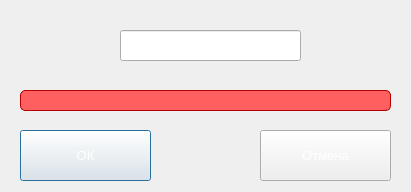
<?xml version="1.0" encoding="UTF-8"?>
<ui version="4.0">
 <class>Dialog</class>
 <widget class="QDialog" name="Dialog">
  <property name="geometry">
   <rect>
    <x>0</x>
    <y>0</y>
    <width>411</width>
    <height>192</height>
   </rect>
  </property>
  <property name="windowTitle">
   <string>Dialog</string>
  </property>
  <property name="styleSheet">
   <string notr="true"/>
  </property>
  <property name="modal">
   <bool>true</bool>
  </property>
  <widget class="QLabel" name="password_error_label">
   <property name="geometry">
    <rect>
     <x>20</x>
     <y>90</y>
     <width>371</width>
     <height>21</height>
    </rect>
   </property>
   <property name="styleSheet">
    <string notr="true">color: #B00000;
border: 1px solid #B00000;
border-radius: 5px;
background-color: #FF5F5F;</string>
   </property>
   <property name="text">
    <string/>
   </property>
  </widget>
  <widget class="QPushButton" name="ok">
   <property name="geometry">
    <rect>
     <x>20</x>
     <y>130</y>
     <width>131</width>
     <height>51</height>
    </rect>
   </property>
   <property name="font">
    <font>
     <pointsize>10</pointsize>
    </font>
   </property>
   <property name="styleSheet">
    <string notr="true">color: rgb(255, 255, 255);</string>
   </property>
   <property name="text">
    <string>ОК</string>
   </property>
  </widget>
  <widget class="QPushButton" name="cancel">
   <property name="geometry">
    <rect>
     <x>260</x>
     <y>130</y>
     <width>131</width>
     <height>51</height>
    </rect>
   </property>
   <property name="font">
    <font>
     <pointsize>10</pointsize>
    </font>
   </property>
   <property name="styleSheet">
    <string notr="true">color: rgb(255, 255, 255);</string>
   </property>
   <property name="text">
    <string>Отмена</string>
   </property>
  </widget>
  <widget class="QLineEdit" name="first_line">
   <property name="enabled">
    <bool>true</bool>
   </property>
   <property name="geometry">
    <rect>
     <x>120</x>
     <y>30</y>
     <width>181</width>
     <height>31</height>
    </rect>
   </property>
   <property name="font">
    <font>
     <pointsize>10</pointsize>
    </font>
   </property>
   <property name="autoFillBackground">
    <bool>false</bool>
   </property>
   <property name="styleSheet">
    <string notr="true">color: rgb(255, 255, 255);</string>
   </property>
   <property name="inputMask">
    <string/>
   </property>
   <property name="text">
    <string/>
   </property>
   <property name="echoMode">
    <enum>QLineEdit::Password</enum>
   </property>
   <property name="readOnly">
    <bool>false</bool>
   </property>
   <property name="placeholderText">
    <string>Пароль</string>
   </property>
  </widget>
 </widget>
 <resources/>
 <connections/>
</ui>
